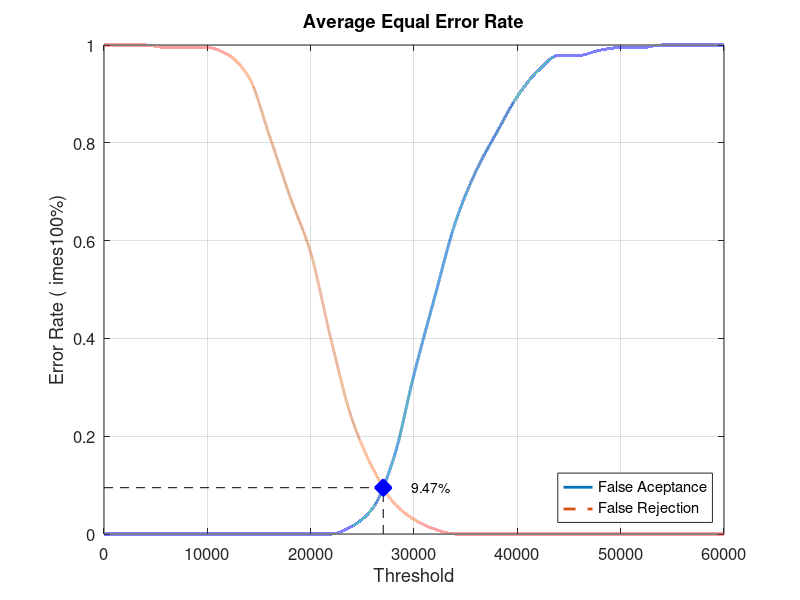
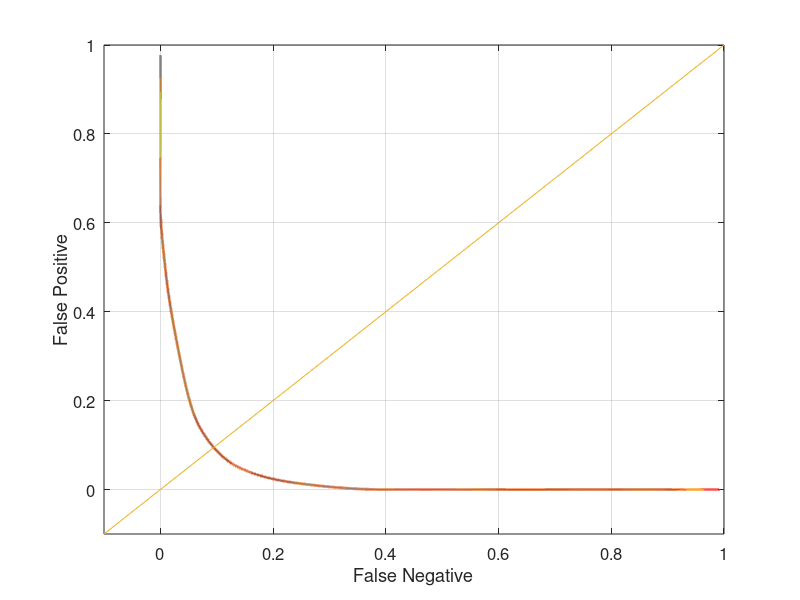

Write MATLAB code to recreate these figures, in order.
close all;
clear;
clc;
x = 0:2000:60000;
xq = 0:0.5:60000;

y0 = [0 0 0 0 0 0 0 0 0 0 0 0 0.0157895 0.0526316 0.152632 0.326316 0.484211 0.636842 0.742105 0.821053 0.894737 0.947368 0.978947 0.978947 0.989474 0.994737 0.994737 1 1 1 1]
yy0 = interp1(x, y0, xq, 'pchip');
y1 = [1 1 1 0.995 0.995 0.995 0.98 0.935 0.815 0.69 0.575 0.395 0.235 0.135 0.065 0.03 0.01 0 0 0 0 0 0 0 0 0 0 0 0 0 0]
yy1 = interp1(x, y1, xq, 'pchip');

% Calculating EER: 
y2 = abs(y0 - y1);
find(y2 == min(y2))
yy2 = abs(yy0 - yy1);
xEER = find(yy2 == min(yy2));
xEERIndex = xq(xEER) % X-axis EER
yEER = yy0(xEER) % Y-axis EER

main = figure
plot(xq, yy0,'-','LineWidth', 2);	hold on
plot(xq, yy1,'--','LineWidth', 2);	hold on
plot([xEERIndex xEERIndex], [0 yEER], 'k--');	hold on
plot([0 xEERIndex], [yEER yEER], 'k--');	hold on
plot(xEERIndex, yEER, 'bx', 'LineWidth', 10);	hold on
text(xEERIndex + 10 * xEERIndex / 100, yEER, [num2str(round((10000 * yEER)) / 100) '%'])
legend('False Aceptance', 'False Rejection', 'Location', 'SouthEast')
xlabel('Threshold')
ylabel('Error Rate (	imes100%)')
title('Average Equal Error Rate')
set(gca, 'FontSize', 12)
axis([0 60000 0 1])
grid on

print(main, 'Database3_4Main', '-dpng');
FNRxFPR = figure('Color', [1 1 1]);
plot(yy1, yy0, '-', yy1, yy0, 'LineWidth', 2);
hold on
y = -0.1:0.1:1
plot(y, y); 
set(gca, 'FontSize', 12)
xlabel('False Negative')
ylabel('False Positive')
axis([-0.1 1 -0.1 1])
set(gca, 'FontSize', 12)
grid on

print(FNRxFPR, 'Database3_4FNRxFPR','-dpng');
